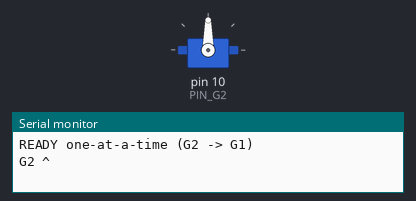
Recording of a sketch running on a simulated Arduino Uno, built with avr-gcc and run on an emulated ATmega328P. Shown: servo, the last lines printed to the serial monitor.

Above: at 0.85 s.
At 9.7 s:
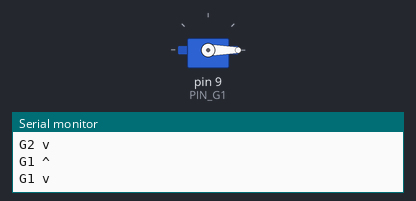
Timing chart, 0 to 12.4 s (numbered marks = the images above):
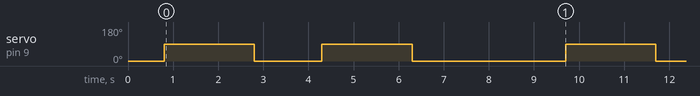

The sketch:

uno_oneatatime.ino
```cpp
/*
 * Arduino UNO — два серво-шлагбаума ПО ОЧЕРЕДИ (питание на одном за раз).
 * В каждый момент запитан (attached) только ОДИН серво — второй detach (ток не тянет),
 * поэтому слабого БП хватает, просадок/браунаута нет.
 *
 * G1 -> D9, G2 -> D10.  0° = опущено, 90° = поднято.
 * Цикл по кругу: G2 поднять->опустить(0), затем G1 поднять->опустить(0).
 */

#include <Servo.h>

const int PIN_G1 = 9, PIN_G2 = 10;
int CLOSED = 0, OPEN = 90;

Servo s;   // один объект — переключаем между пинами

void moveGate(int pin, const char *name){
  Serial.print(name); Serial.println(F(" ^"));
  s.attach(pin);
  s.write(OPEN);   delay(2000);   // поднят 2 сек
  Serial.print(name); Serial.println(F(" v"));
  s.write(CLOSED); delay(900);    // вернуться в 0
  s.detach();                     // снять питание с этого серво
}

void setup(){
  Serial.begin(115200);
  // оба в 0 один раз при старте
  s.attach(PIN_G1); s.write(CLOSED); delay(400); s.detach();
  s.attach(PIN_G2); s.write(CLOSED); delay(400); s.detach();
  Serial.println(F("READY one-at-a-time (G2 -> G1)"));
}

void loop(){
  moveGate(PIN_G2, "G2");   // сначала придержка
  delay(600);
  moveGate(PIN_G1, "G1");   // потом главный
  delay(2500);              // пауза перед следующим кругом
}
```

Measured:
- by itself, servo on pin 9 (PIN_G1): repeats every 8.9 s: 0° 1.5 s, 90° 2.0 s, 0° 3.4 s, 90° 2.0 s
